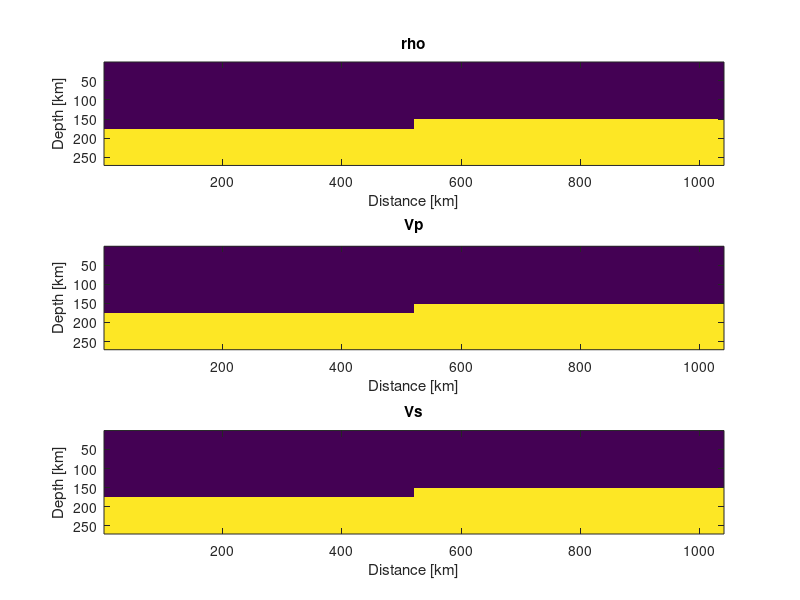

The MATLAB script that drew this image: (Note: this script raises an error after producing the figure.)
clear;
clc;

npml = 20;
X = 200.e3;
Z = 50.e3;

dx = 200;
dz = 200;


nx = round(X/dx)+1 + 2*npml;
nz = round(Z/dz)+1 + npml;

rho = zeros(nz,nx);
vp  = zeros(nz,nx);
vs  = zeros(nz,nx);

rho1 = 2700.0; Vp1 = 6000.0; Vs1 = 3450.0;
rho2 = 3300.0; Vp2 = 8000.0; Vs2 = 4450.0;


h = 35.e3;
ih = round(h/dz);


rho(:,:) = rho1;
vp(:,:)  = Vp1;
vs(:,:)  = Vs1;

nx0 = fix(nx/2);
rho(ih+1:end,1:nx0) = rho2;
vp(ih+1:end,1:nx0)  = Vp2;
vs(ih+1:end,1:nx0)  = Vs2;

ih = round(30.e3/dz);
rho(ih+1:end,nx0+1:nx) = rho2;
vp(ih+1:end,nx0+1:nx)  = Vp2;
vs(ih+1:end,nx0+1:nx)  = Vs2;


figure(1);
subplot(3,1,1);
hold off;
imagesc(rho);
hold off;
xlabel('Distance [km]');
ylabel('Depth [km]');
title('rho');

subplot(3,1,2);
hold off;
imagesc(vp);
hold off;
xlabel('Distance [km]');
ylabel('Depth [km]');
title('Vp');

subplot(3,1,3);
hold off;
imagesc(vs);
hold off;
xlabel('Distance [km]');
ylabel('Depth [km]');
title('Vs');


writesu('rho_model.su', rho, dz, 1);
writesu('vp_model.su', vp, dz, 1);
writesu('vs_model.su', vs, dz, 1);
